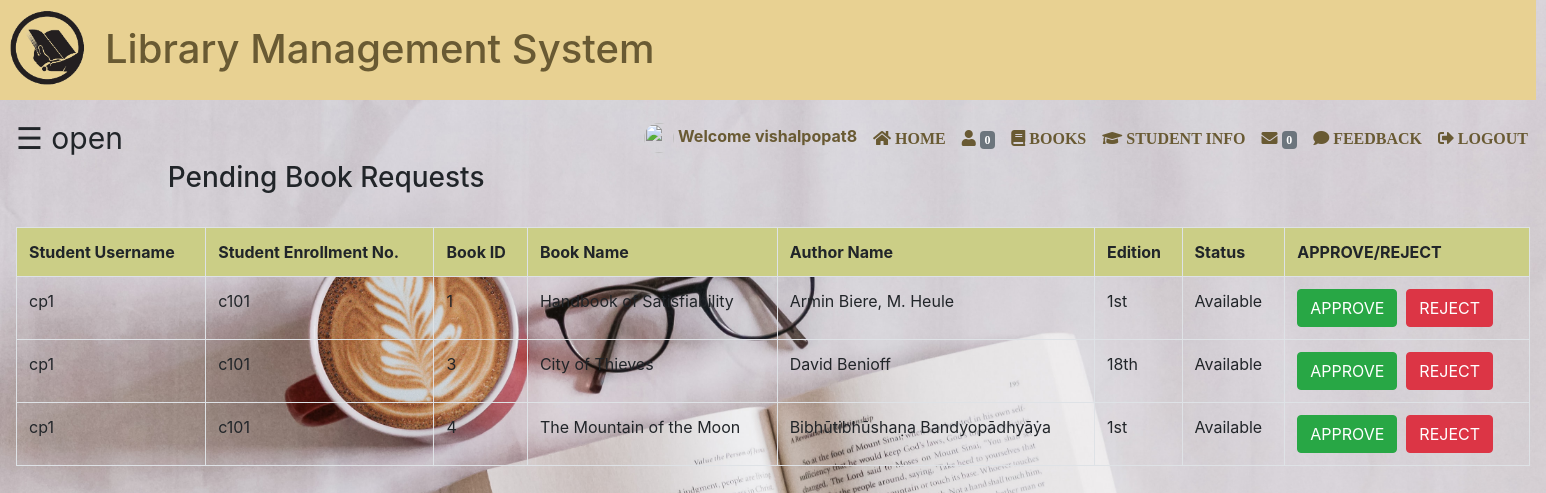
The page /library/admin/request.php (signed in) on the database its author committed.
### tables this page shows
CREATE TABLE `student` (
  `fname` varchar(100) NOT NULL,
  `lname` varchar(100) NOT NULL,
  `username` varchar(100) NOT NULL,
  `password` varchar(100) NOT NULL,
  `enrol` varchar(100) NOT NULL,
  `email` varchar(100) NOT NULL,
  `phone` varchar(10) NOT NULL,
  `pic` varchar(100) NOT NULL
);

CREATE TABLE `books` (
  `bid` int(100) NOT NULL,
  `name` varchar(100) NOT NULL,
  `authors` varchar(100) NOT NULL,
  `edition` varchar(100) NOT NULL,
  `status` varchar(100) NOT NULL,
  `quantity` int(100) NOT NULL,
  `department` varchar(100) NOT NULL
);

### library/admin/request.php (the view, shortened to what this page needs)
<?php
include "navbar.php";
?>
<html>
<head>
</head>
<body>
    <div id="main">
        <span style="font-size:30px;cursor:pointer" onclick="openNav()">&#9776; open</span>
        <?php if (isset($_SESSION['login_user'])) { ?>
            <h3 style="text-align: center;">Pending Book Requests</h3> <br>
            <?php
            $sql = "SELECT student.username,enrol,books.bid,name,authors,edition,status FROM student INNER JOIN issue_book ON student.username=issue_book.username INNER JOIN books ON issue_book.bid=books.bid WHERE issue_book.approve='PENDING';";
            $res = mysqli_query($db, $sql);
            if (mysqli_num_rows($res) == 0) {
                echo "<h2><b><CENTER>";
                echo "<br><br><br><br>There is no pending Request";
                echo "</h2></b></CENTER>";
            } else {
                echo "<table class='table table-bordered table-hover'>";
                echo "<tr style='background-color: #cbce86;'>";
                echo "<th>";
                echo "Student Username";
                echo "</th>";
                echo "<th>";
                echo "Student Enrollment No.";
                echo "</th>";
                echo "<th>";
                echo "Book ID";
                echo "</th>";
                echo "<th>";
                echo "Book Name";
                echo "</th>";
                echo "<th>";
                echo "Author Name";
                echo "</th>";
                echo "<th>";
                echo "Edition";
                echo "</th>";
                echo "<th>";
                echo "Status";
                echo "</th>";
                echo "<th>";
                echo "APPROVE/REJECT";
                echo "</th>";
                echo "</tr>";
                while ($row = mysqli_fetch_assoc($res)) {
                    echo "<tr>";
                    echo "<td>";
                    echo $row['username'];
                    echo "</td>";
                    echo "<td>";
                    echo $row['enrol'];
                    echo "</td>";
                    echo "<td>";
                    echo $row['bid'];
                    echo "</td>";
                    echo "<td>";
                    echo $row['name'];
                    echo "</td>";
                    echo "<td>";
                    echo $row['authors'];
                    echo "</td>";
                    echo "<td>";
                    echo $row['edition'];
                    echo "</td>";
                    echo "<td>";
                    echo $row['status'];
                    echo "</td>";
                    echo "<td>";
                    echo "<form method='post' action=''><input type='hidden' value='$row[username]' name='username'><input type='hidden' value='$row[bid]' name='bid'><button type='submit' name='submit' class='btn btn-success'>APPROVE</button>&nbsp;&nbsp;<button type='submit' name='submit1' class='btn btn-danger'>REJECT</button></form>";
                    echo "</td>";
                    echo "</tr>";
                }echo "</table>";
            }
        } else {
            ?>
            <br>
            <h4 style="color: yellowgreen; text-align: center;">Please Login First to see the Requests</h4>
            <?php
        }
            ?>
    </body>
    </html>

### library/admin/style.css (style rules this page uses)
html, body, div, span, object, iframe, h1, h2, h3, h4, h5, h6, p, blockquote, pre, abbr, address, cite, code, del, dfn, em, img, ins, kbd, q, samp, small, strong, sub, sup, var, b, i, dl, dt, dd, ol, ul, li, fieldset, form, label, legend, table, caption, tbody, tfoot, thead, tr, th, td, article, aside, canvas, details, figcaption, figure, footer, header, hgroup, menu, nav, section, summary, time, mark, audio, video { margin:0; padding:0; border:0; outline:0; font-size:100%; vertical-align:baseline; background:transparent; }
body { line-height:1; }
table { border-collapse:collapse; border-spacing:0; }

### library/admin/request.php (style rules this page uses)
body { background-image: url('images/book.jpg'); background-size: 100%; transition: background-color .5s; }
#main { transition: margin-left .5s; padding: 16px; }
form { display: inline-flex; }

### rows shown on the page
student: username "cp1", enrol "c101", books.bid "1", books.name "Handbook of Satisfiability", books.authors "Armin Biere, M. Heule", books.edition "1st", books.status "Available", books.bid "3", books.name "City of Thieves", books.authors "David Benioff", books.edition "18th", books.bid "4", books.name "The Mountain of the Moon", books.authors "Bibhūtibhūshaṇa Bandyopādhyāẏa"

### other values the page prints
$_SESSION['login_user'] "vishalpopat8"
$a['total'] "0"
$c['total'] "0"
